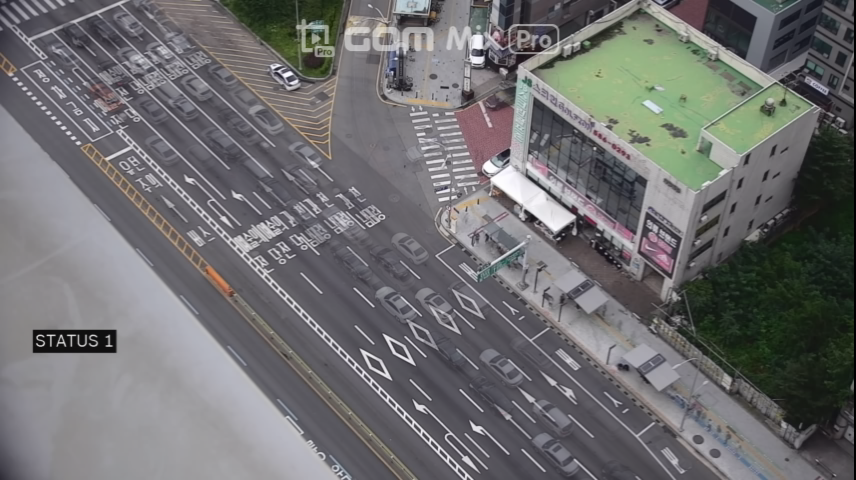
#> input picture temp/back_sample1_bgr.png, 856 x 480 px
$ python -i goodFeaturesToTrack.py   (imports and definitions only)
#> lines starting #> are read from the running program, lines starting #| are printed output that depends on the picture
#> further down, picture is the input picture: shape (480, 856, 3); mean B, G, R 111.5, 110.4, 110.7
import numpy as np
import cv2
import argparse
import math
from xml.etree.ElementTree import Element, SubElement, ElementTree

#%%
# 영상불러오기
# [3 lines not run here, left out]

#%% 그 외 전역변수
fgbg = cv2.createBackgroundSubtractorKNN()

# [1 line that did not run here, left out]

# 현재 프레임 번호 변수
t = 0

mode = cv2.RETR_EXTERNAL
method = cv2.CHAIN_APPROX_SIMPLE

# 사람의 박스 크기
h_width = 20
h_height = 50


def imagepreprocessing(frame):
    gray = cv2.cvtColor(frame, cv2.COLOR_BGR2GRAY)
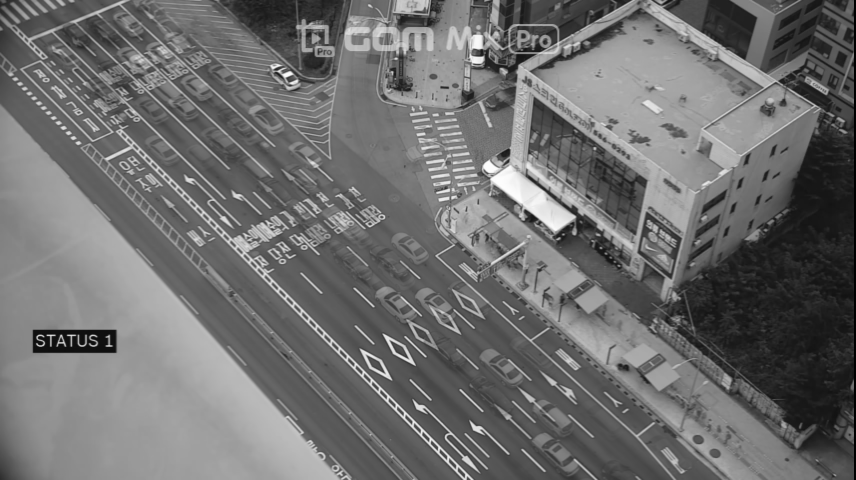
#> gray: shape (480, 856); min 0, max 254, mean 110.7
    fgmask = fgbg.apply(gray)
#> fgmask: shape (480, 856); every value is 255

    ret, thresh = cv2.threshold(fgmask, 127, 255, cv2.THRESH_BINARY)
    medianblur = cv2.medianBlur(thresh, 5)

    k = cv2.getStructuringElement(cv2.MORPH_CROSS, (2, 10))
    dil = cv2.dilate(medianblur, k)

    contours, hierachy = cv2.findContours(dil, mode, method)
#> contours = [[[0, 0], [0, 479], [855, 479], [855, 0]]]

    for i, contour in enumerate(contours):
        cv2.fillPoly(dil, contour, 255)
#> this loop made 1 pass
#> contour on pass 1: [[0, 0], [0, 479], [855, 479], [855, 0]]

    k = cv2.getStructuringElement(cv2.MORPH_RECT, (4, 10))
#> k = [[1, 1, 1, 1], [1, 1, 1, 1], [1, 1, 1, 1], [1, 1, 1, 1], [1, 1, 1, 1], [1, 1, 1, 1], [1, 1, 1, 1], [1, 1, 1, 1], [1, 1, 1, 1], [1, 1, 1, 1]]
    dil = cv2.dilate(dil, k)

    contours, hierachy = cv2.findContours(dil, mode, method)

    for i, contour in enumerate(contours):
        cv2.fillPoly(dil, contour, 255)
        area = cv2.contourArea(contour)
        if 700 < area < 1300:
            cv2.drawContours(frame, contour, -1, (0, 0, 255), 1)
            print(area)
#> this loop made 1 pass
#> (contour, area) on pass 1: ([[0, 0], [0, 479], [855, 479], [855, 0]], 409545)


    cv2.imshow("frame", frame)
    cv2.imshow("thresh", dil)

    return dil


#%%
# LK용 변수
# lines = None  #추적 선을 그릴 이미지 저장 변수
prevImg = None
termcriteria = (cv2.TERM_CRITERIA_EPS | cv2.TERM_CRITERIA_COUNT, 10, 0.03)
color = np.random.randint(0, 255, (1000, 3))

temp = []
flag = 0
mask = None
#%%

# [104 lines not run here, left out]

>>> import cv2
>>> picture = cv2.imread('../temp/back_sample1_bgr.png')
>>> result = imagepreprocessing(picture)
